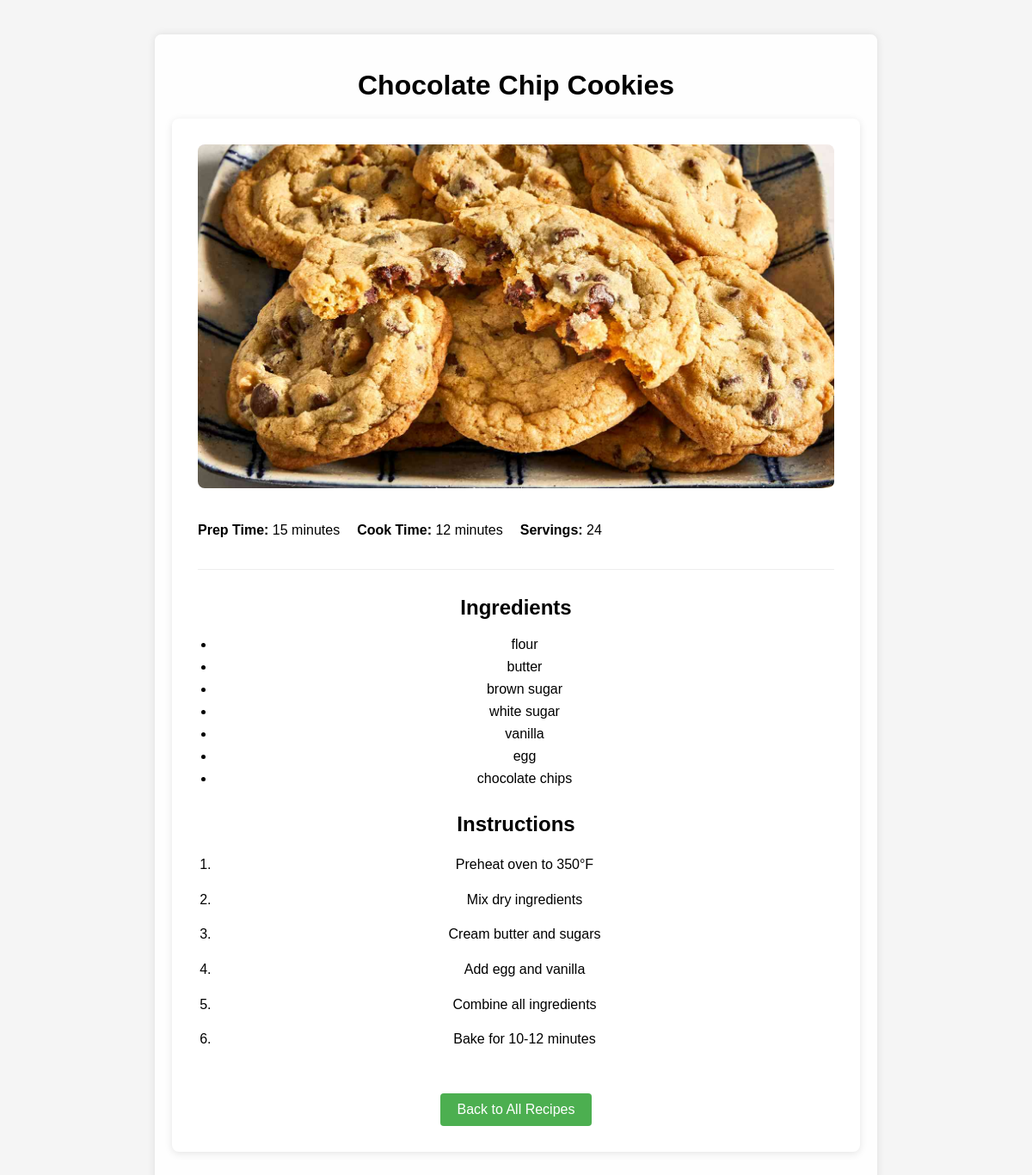
Screenshot of /recipe/2 with the database file from the repository.
### tables this page shows
CREATE TABLE recipes (
            id INTEGER PRIMARY KEY AUTOINCREMENT,
            name TEXT NOT NULL,
            prep_time INTEGER NOT NULL,
            cook_time INTEGER NOT NULL,
            servings INTEGER NOT NULL,
            image_url TEXT,
            instructions TEXT NOT NULL
        );

CREATE TABLE ingredients (
            id INTEGER PRIMARY KEY AUTOINCREMENT,
            name TEXT NOT NULL UNIQUE
        );

### app.py (the view)
@app.route('/recipe/<int:recipe_id>')
def recipe_detail(recipe_id):
    db = get_db()
    cursor = db.cursor()
    cursor.execute('''
    SELECT id, name, prep_time, cook_time, servings, image_url, instructions
    FROM recipes
    WHERE id = ?
    ''', (recipe_id,))
    recipe = cursor.fetchone()
    if not recipe:
        return "Recipe not found", 404
    cursor.execute('''
    SELECT i.name
    FROM ingredients i
    JOIN recipe_ingredients ri ON i.id = ri.ingredient_id
    WHERE ri.recipe_id = ?
    ''', (recipe_id,))
    ingredients = [row['name'] for row in cursor.fetchall()]
    instructions = recipe['instructions'].split('\n')
    return render_template('recipe.html',
                           recipe=dict(recipe),
                           ingredients=ingredients,
                           instructions=instructions)

### app.py (called while the page is built)
def get_db():
    db = getattr(g, '_database', None)
    if db is None:
        db = g._database = sqlite3.connect(DATABASE)
        db.row_factory = sqlite3.Row
    return db

@app.teardown_appcontext
def close_connection(exception):
    db = getattr(g, '_database', None)
    if db is not None:
        db.close()

### templates/recipe.html (shortened to what this page needs)
<!DOCTYPE html>
<html>
<head>
    <link rel="stylesheet" href="/static/css/style.css">
</head>
<body>
    <div class="container">
        <h1>{{ recipe.name }}</h1>
        <div class="recipe-detail">
            <div class="recipe-image-container">
                <img src="{{ recipe.image_url }}" alt="{{ recipe.name }}" class="recipe-image-large">
            </div>
            <div class="recipe-meta">
                <p><strong>Prep Time:</strong> {{ recipe.prep_time }} minutes</p>
                <p><strong>Cook Time:</strong> {{ recipe.cook_time }} minutes</p>
                <p><strong>Servings:</strong> {{ recipe.servings }}</p>
            </div>
            <div class="recipe-section">
                <h2>Ingredients</h2>
                <ul class="ingredients-list">
                    {% for ingredient in ingredients %}
                    <li>{{ ingredient }}</li>
                    {% endfor %}
                </ul>
            </div>
            <div class="recipe-section">
                <h2>Instructions</h2>
                <ol class="instructions-list">
                    {% for instruction in instructions %}
                    <li>{{ instruction }}</li>
                    {% endfor %}
                </ol>
            </div>
            <a href="/" class="back-button">Back to All Recipes</a>
        </div>
    </div>
</body>
</html>

### static/css/style.css (style rules this page uses)
body { font-family: Arial, sans-serif; display: flex; flex-direction: column; align-items: center; min-height: 100vh; margin: 0; padding: 20px; position: relative; background-color: #f5f5f5; }
.container { width: 100%; max-width: 800px; background-color: rgba(255, 255, 255, 0.9); border-radius: 8px; padding: 20px; margin: 20px auto; box-shadow: 0 0 10px rgba(0, 0, 0, 0.1); text-align: center; }
h1 { text-align: center; margin-bottom: 20px; }
.recipe-image-container { position: relative; cursor: pointer; transition: all 0.3s ease; }
.recipe-detail { background-color: white; padding: 30px; border-radius: 8px; box-shadow: 0 2px 10px rgba(0,0,0,0.1); max-width: 800px; margin: 20px auto; }
.recipe-image-large { width: 100%; max-height: 400px; object-fit: cover; border-radius: 8px; margin-bottom: 20px; }
.recipe-meta { display: flex; gap: 20px; margin-bottom: 30px; padding-bottom: 20px; border-bottom: 1px solid #eee; }
.recipe-section { margin-bottom: 30px; }
.ingredients-list, .instructions-list { padding-left: 20px; }
.ingredients-list li { margin-bottom: 8px; }
.instructions-list li { margin-bottom: 15px; line-height: 1.6; }
.back-button { display: inline-block; padding: 10px 20px; background: #4CAF50; color: white; text-decoration: none; border-radius: 4px; margin-top: 20px; }

### rows the page displays
recipes: name "Chocolate Chip Cookies", image_url (picture), prep_time "15", cook_time "12", servings "24"
ingredients: name "flour"
ingredients: name "butter"
ingredients: name "brown sugar"
ingredients: name "white sugar"
ingredients: name "vanilla"
ingredients: name "egg"
ingredients: name "chocolate chips"

### other values shown
{{ instruction }} "Preheat oven to 350°F" "Mix dry ingredients" "Cream butter and sugars" "Add egg and vanilla" "Combine all ingredients" "Bake for 10-12 minutes"
